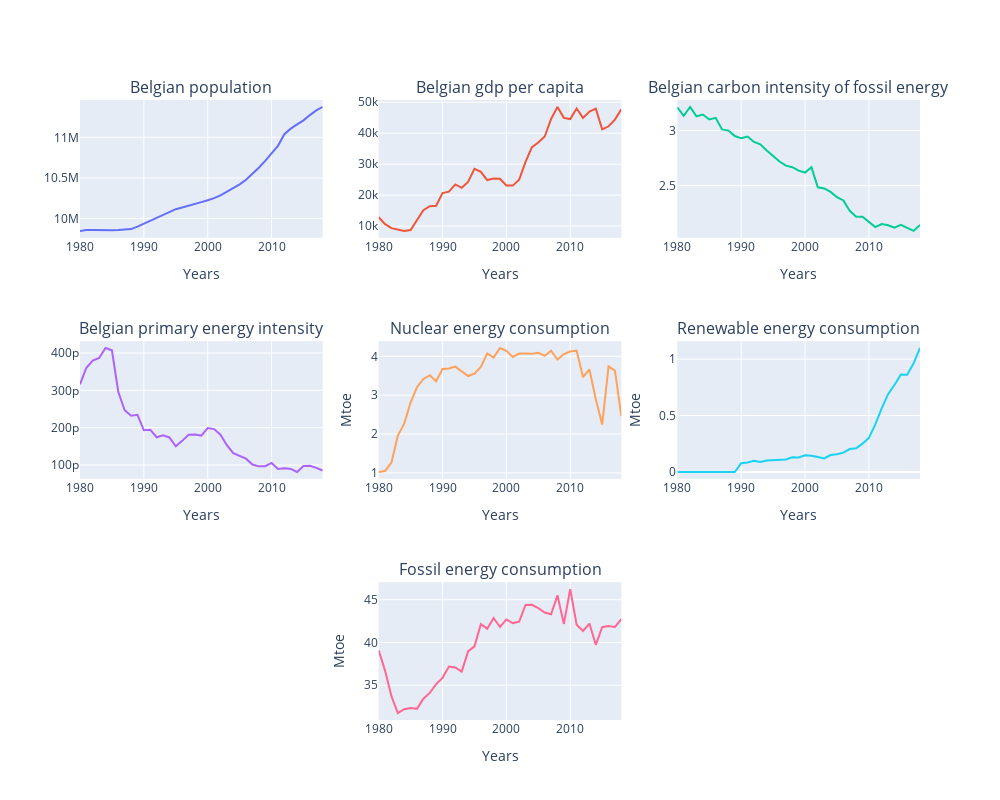

The notebook cell this image was saved under:
### Markdown cell above
# Why those independant variables and their impact on the consumption of fossil energy ? #

### Code cell
from plotly.subplots import make_subplots
import plotly.graph_objects as go
import plotly
plotly.offline.init_notebook_mode(connected=True)

years = list()
for i in range(39) : years.append(1980+i)

# Initialize figure with subplots
fig = make_subplots(
    rows=3, cols=3, subplot_titles=("Belgian population", "Belgian gdp per capita",
                                    "Belgian carbon intensity of fossil energy",
                                    "Belgian primary energy intensity",
                                    "Nuclear energy consumption",
                                    "Renewable energy consumption",
                                    "", "Fossil energy consumption"
                                    ))


# Add traces
fig.add_trace(go.Scatter(x=years, y=bel_info['population']), row=1, col=1)
fig.add_trace(go.Scatter(x=years, y=bel_info['gdp per capita']), row=1, col=2)
fig.add_trace(go.Scatter(x=years, y=bel_info['Carbon intensity of fossil energy']), row=1, col=3)
fig.add_trace(go.Scatter(x=years, y=bel_info['primary intensity']), row=2, col=1)
fig.add_trace(go.Scatter(x=years, y=bel_info['nuclear consumption']), row=2, col=2)
fig.add_trace(go.Scatter(x=years, y=bel_info['renewable consumption']), row=2, col=3)
fig.add_trace(go.Scatter(x=years, y=bel_info['fossil consumption']), row=3, col=2)

# Update xaxis properties
fig.update_xaxes(title_text="Years", row=1, col=1)
fig.update_xaxes(title_text="Years", row=1, col=2)
fig.update_xaxes(title_text="Years", row=1, col=3)
fig.update_xaxes(title_text="Years", row=2, col=1)
fig.update_xaxes(title_text="Years", row=2, col=2)
fig.update_xaxes(title_text="Years", row=2, col=3)
fig.update_xaxes(title_text="Years", row=3, col=2)

"""
# Update yaxis properties
fig.update_yaxes(title_text="Population", row=1, col=1)
fig.update_yaxes(title_text="Gdp per capita", row=1, col=2)
fig.update_yaxes(title_text="Carbon intensity of fossil energy", row=1, col=3)
fig.update_yaxes(title_text="Primary energy intensity", row=2, col=1)
"""
fig.update_yaxes(title_text="Mtoe", row=2, col=2)
fig.update_yaxes(title_text="Mtoe", row=2, col=3)
fig.update_yaxes(title_text="Mtoe", row=3, col=2)


# Update title and height
fig.update_layout(title_text="", height=800, width=1000, showlegend=False)

fig.show()

### Figure 1 — Plotly figure (JSON) as saved in the notebook; plotly's stock layout.template omitted (floating-point values rounded to 4 significant figures)
{"data": [{"type": "scatter", "x": [1980, 1981, 1982, 1983, 1984, 1985, 1986, 1987, 1988, 1989, 1990, 1991, 1992, 1993, 1994, 1995, 1996, 1997, 1998, 1999, 2000, 2001, 2002, 2003, 2004, 2005, 2006, 2007, 2008, 2009, 2010, 2011, 2012, 2013, 2014, 2015, 2016, 2017, 2018], "xaxis": "x", "y": [9848382, 9859242, 9858982, 9856303, 9855520, 9855372, 9858308, 9861823, 9870234, 9901664, 9937697, 9967379, 10004486, 10045158, 10084475, 10115603, 10136811, 10156637, 10181245, 10203008, 10226419, 10251250, 10286570, 10332785, 10376133, 10421137, 10478617, 10547958, 10625700, 10709973, 10796493, 10895586, 11038264, 11106932, 11159407, 11209057, 11274196, 11331422, 11375158], "yaxis": "y"}, {"type": "scatter", "x": [1980, 1981, 1982, 1983, 1984, 1985, 1986, 1987, 1988, 1989, 1990, 1991, 1992, 1993, 1994, 1995, 1996, 1997, 1998, 1999, 2000, 2001, 2002, 2003, 2004, 2005, 2006, 2007, 2008, 2009, 2010, 2011, 2012, 2013, 2014, 2015, 2016, 2017, 2018], "xaxis": "x2", "y": [12880.0, 10620.0, 9341.0, 8846.0, 8457.0, 8753.0, 12170.0, 15150.0, 16440.0, 16590.0, 20660.0, 21120.0, 23470.0, 22370.0, 24280.0, 28470.0, 27540.0, 24880.0, 25390.0, 25300.0, 23100.0, 23070.0, 25000.0, 30720.0, 35520.0, 37000.0, 38930.0, 44590.0, 48490.0, 44940.0, 44550.0, 47970.0, 44950.0, 46970.0, 47910.0, 41230.0, 42230.0, 44390.0, 47710.0], "yaxis": "y2"}, {"type": "scatter", "x": [1980, 1981, 1982, 1983, 1984, 1985, 1986, 1987, 1988, 1989, 1990, 1991, 1992, 1993, 1994, 1995, 1996, 1997, 1998, 1999, 2000, 2001, 2002, 2003, 2004, 2005, 2006, 2007, 2008, 2009, 2010, 2011, 2012, 2013, 2014, 2015, 2016, 2017, 2018], "xaxis": "x3", "y": [3.212, 3.134, 3.215, 3.129, 3.145, 3.101, 3.116, 3.01, 2.999, 2.95, 2.929, 2.945, 2.896, 2.875, 2.818, 2.763, 2.718, 2.68, 2.666, 2.634, 2.617, 2.666, 2.483, 2.472, 2.442, 2.393, 2.363, 2.269, 2.214, 2.216, 2.17, 2.121, 2.148, 2.138, 2.116, 2.142, 2.114, 2.086, 2.141], "yaxis": "y3"}, {"type": "scatter", "x": [1980, 1981, 1982, 1983, 1984, 1985, 1986, 1987, 1988, 1989, 1990, 1991, 1992, 1993, 1994, 1995, 1996, 1997, 1998, 1999, 2000, 2001, 2002, 2003, 2004, 2005, 2006, 2007, 2008, 2009, 2010, 2011, 2012, 2013, 2014, 2015, 2016, 2017, 2018], "xaxis": "x4", "y": [3.163e-10, 3.606e-10, 3.799e-10, 3.866e-10, 4.135e-10, 4.074e-10, 2.954e-10, 2.466e-10, 2.318e-10, 2.344e-10, 1.93e-10, 1.946e-10, 1.743e-10, 1.793e-10, 1.738e-10, 1.5e-10, 1.646e-10, 1.812e-10, 1.816e-10, 1.788e-10, 1.989e-10, 1.962e-10, 1.813e-10, 1.531e-10, 1.319e-10, 1.252e-10, 1.169e-10, 1.013e-10, 9.634e-11, 9.657e-11, 1.053e-10, 8.924e-11, 9.146e-11, 8.927e-11, 8.117e-11, 9.713e-11, 9.774e-11, 9.226e-11, 8.529e-11], "yaxis": "y4"}, {"type": "scatter", "x": [1980, 1981, 1982, 1983, 1984, 1985, 1986, 1987, 1988, 1989, 1990, 1991, 1992, 1993, 1994, 1995, 1996, 1997, 1998, 1999, 2000, 2001, 2002, 2003, 2004, 2005, 2006, 2007, 2008, 2009, 2010, 2011, 2012, 2013, 2014, 2015, 2016, 2017, 2018], "xaxis": "x5", "y": [1.024, 1.051, 1.268, 1.963, 2.266, 2.811, 3.207, 3.419, 3.516, 3.357, 3.673, 3.685, 3.737, 3.605, 3.493, 3.556, 3.726, 4.076, 3.969, 4.215, 4.141, 3.985, 4.072, 4.074, 4.068, 4.092, 4.011, 4.147, 3.918, 4.06, 4.122, 4.147, 3.465, 3.667, 2.898, 2.244, 3.742, 3.631, 2.459], "yaxis": "y5"}, {"type": "scatter", "x": [1980, 1981, 1982, 1983, 1984, 1985, 1986, 1987, 1988, 1989, 1990, 1991, 1992, 1993, 1994, 1995, 1996, 1997, 1998, 1999, 2000, 2001, 2002, 2003, 2004, 2005, 2006, 2007, 2008, 2009, 2010, 2011, 2012, 2013, 2014, 2015, 2016, 2017, 2018], "xaxis": "x6", "y": [0, 0, 0, 0, 0, 0, 0, 0, 0, 0, 0.07773, 0.08487, 0.1002, 0.08839, 0.1026, 0.1065, 0.1039, 0.1105, 0.1297, 0.1291, 0.1475, 0.1445, 0.133, 0.1207, 0.1505, 0.1575, 0.1716, 0.2029, 0.2095, 0.251, 0.3027, 0.4217, 0.5639, 0.689, 0.7704, 0.8637, 0.8614, 0.9627, 1.098], "yaxis": "y6"}, {"type": "scatter", "x": [1980, 1981, 1982, 1983, 1984, 1985, 1986, 1987, 1988, 1989, 1990, 1991, 1992, 1993, 1994, 1995, 1996, 1997, 1998, 1999, 2000, 2001, 2002, 2003, 2004, 2005, 2006, 2007, 2008, 2009, 2010, 2011, 2012, 2013, 2014, 2015, 2016, 2017, 2018], "xaxis": "x8", "y": [39.09, 36.72, 33.72, 31.75, 32.2, 32.33, 32.25, 33.43, 34.11, 35.13, 35.87, 37.19, 37.09, 36.6, 38.96, 39.55, 42.14, 41.61, 42.86, 41.81, 42.7, 42.27, 42.43, 44.39, 44.41, 44.0, 43.5, 43.3, 45.51, 42.17, 46.24, 42.07, 41.35, 42.21, 39.73, 41.78, 41.93, 41.81, 42.73], "yaxis": "y8"}], "layout": {"annotations": [{"font": {"size": 16}, "showarrow": false, "text": "Belgian population", "x": 0.1444, "xanchor": "center", "xref": "paper", "y": 1, "yanchor": "bottom", "yref": "paper"}, {"font": {"size": 16}, "showarrow": false, "text": "Belgian gdp per capita", "x": 0.5, "xanchor": "center", "xref": "paper", "y": 1, "yanchor": "bottom", "yref": "paper"}, {"font": {"size": 16}, "showarrow": false, "text": "Belgian carbon intensity of fossil energy", "x": 0.8556, "xanchor": "center", "xref": "paper", "y": 1, "yanchor": "bottom", "yref": "paper"}, {"font": {"size": 16}, "showarrow": false, "text": "Belgian primary energy intensity", "x": 0.1444, "xanchor": "center", "xref": "paper", "y": 0.6111, "yanchor": "bottom", "yref": "paper"}, {"font": {"size": 16}, "showarrow": false, "text": "Nuclear energy consumption", "x": 0.5, "xanchor": "center", "xref": "paper", "y": 0.6111, "yanchor": "bottom", "yref": "paper"}, {"font": {"size": 16}, "showarrow": false, "text": "Renewable energy consumption", "x": 0.8556, "xanchor": "center", "xref": "paper", "y": 0.6111, "yanchor": "bottom", "yref": "paper"}, {"font": {"size": 16}, "showarrow": false, "text": "Fossil energy consumption", "x": 0.5, "xanchor": "center", "xref": "paper", "y": 0.2222, "yanchor": "bottom", "yref": "paper"}], "height": 800, "showlegend": false, "title": {"text": ""}, "width": 1000, "xaxis": {"anchor": "y", "domain": [0, 0.2889], "title": {"text": "Years"}}, "xaxis2": {"anchor": "y2", "domain": [0.3556, 0.6444], "title": {"text": "Years"}}, "xaxis3": {"anchor": "y3", "domain": [0.7111, 1], "title": {"text": "Years"}}, "xaxis4": {"anchor": "y4", "domain": [0, 0.2889], "title": {"text": "Years"}}, "xaxis5": {"anchor": "y5", "domain": [0.3556, 0.6444], "title": {"text": "Years"}}, "xaxis6": {"anchor": "y6", "domain": [0.7111, 1], "title": {"text": "Years"}}, "xaxis7": {"anchor": "y7", "domain": [0, 0.2889]}, "xaxis8": {"anchor": "y8", "domain": [0.3556, 0.6444], "title": {"text": "Years"}}, "xaxis9": {"anchor": "y9", "domain": [0.7111, 1]}, "yaxis": {"anchor": "x", "domain": [0.7778, 1]}, "yaxis2": {"anchor": "x2", "domain": [0.7778, 1]}, "yaxis3": {"anchor": "x3", "domain": [0.7778, 1]}, "yaxis4": {"anchor": "x4", "domain": [0.3889, 0.6111]}, "yaxis5": {"anchor": "x5", "domain": [0.3889, 0.6111], "title": {"text": "Mtoe"}}, "yaxis6": {"anchor": "x6", "domain": [0.3889, 0.6111], "title": {"text": "Mtoe"}}, "yaxis7": {"anchor": "x7", "domain": [0, 0.2222]}, "yaxis8": {"anchor": "x8", "domain": [0, 0.2222], "title": {"text": "Mtoe"}}, "yaxis9": {"anchor": "x9", "domain": [0, 0.2222]}}}
